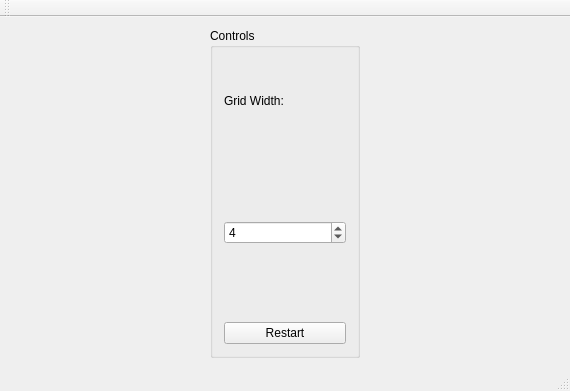
<?xml version="1.0" encoding="UTF-8"?>
<ui version="4.0">
 <class>MainWindow</class>
 <widget class="QMainWindow" name="MainWindow">
  <property name="geometry">
   <rect>
    <x>0</x>
    <y>0</y>
    <width>570</width>
    <height>391</height>
   </rect>
  </property>
  <property name="windowTitle">
   <string>MainWindow</string>
  </property>
  <widget class="QWidget" name="centralWidget">
   <layout class="QGridLayout" name="gridLayout_2">
    <item row="0" column="1">
     <widget class="QGroupBox" name="controlBox">
      <property name="minimumSize">
       <size>
        <width>150</width>
        <height>250</height>
       </size>
      </property>
      <property name="maximumSize">
       <size>
        <width>120</width>
        <height>16777215</height>
       </size>
      </property>
      <property name="title">
       <string>Controls</string>
      </property>
      <layout class="QVBoxLayout" name="verticalLayout">
       <item>
        <layout class="QGridLayout" name="gridLayout_4">
         <item row="1" column="0" rowspan="2">
          <widget class="QSpinBox" name="spinBoardSize">
           <property name="minimum">
            <number>3</number>
           </property>
           <property name="maximum">
            <number>999</number>
           </property>
           <property name="value">
            <number>4</number>
           </property>
          </widget>
         </item>
         <item row="0" column="0">
          <widget class="QLabel" name="label_3">
           <property name="text">
            <string>Grid Width:</string>
           </property>
          </widget>
         </item>
         <item row="3" column="0">
          <widget class="QPushButton" name="resetButton">
           <property name="text">
            <string>Restart</string>
           </property>
          </widget>
         </item>
        </layout>
       </item>
      </layout>
     </widget>
    </item>
    <item row="0" column="0">
     <layout class="QGridLayout" name="boardLayout"/>
    </item>
   </layout>
  </widget>
  <widget class="QStatusBar" name="statusBar"/>
  <widget class="QToolBar" name="mainToolBar">
   <attribute name="toolBarArea">
    <enum>TopToolBarArea</enum>
   </attribute>
   <attribute name="toolBarBreak">
    <bool>false</bool>
   </attribute>
  </widget>
  <widget class="QMenuBar" name="menuBar">
   <property name="geometry">
    <rect>
     <x>0</x>
     <y>0</y>
     <width>570</width>
     <height>25</height>
    </rect>
   </property>
  </widget>
 </widget>
 <layoutdefault spacing="6" margin="11"/>
 <resources/>
 <connections/>
</ui>
